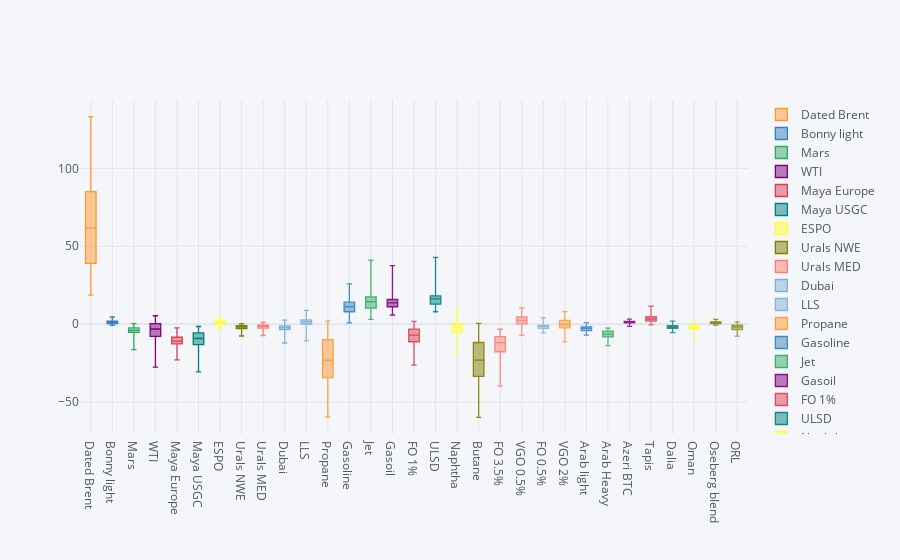

This figure's notebook cell:
### Code cell
combi = pd.read_table('Historical_combi2.csv',delimiter =',')
df = combi.iloc[:,1:]

df.iplot(kind ='box')

### Figure 1 — Plotly figure (JSON) as saved in the notebook; plotly's stock layout.template omitted (floating-point values rounded to 4 significant figures; data arrays with more than 128 entries replaced by an {"elided": "..."} marker saying what was removed)
{"data": [{"boxpoints": false, "line": {"width": 1.3}, "marker": {"color": "rgba(255, 153, 51, 1.0)"}, "name": "Dated Brent", "orientation": "v", "type": "box", "y": {"elided": "236 float values"}}, {"boxpoints": false, "line": {"width": 1.3}, "marker": {"color": "rgba(55, 128, 191, 1.0)"}, "name": "Bonny light", "orientation": "v", "type": "box", "y": {"elided": "236 float values"}}, {"boxpoints": false, "line": {"width": 1.3}, "marker": {"color": "rgba(50, 171, 96, 1.0)"}, "name": "Mars", "orientation": "v", "type": "box", "y": {"elided": "236 float values"}}, {"boxpoints": false, "line": {"width": 1.3}, "marker": {"color": "rgba(128, 0, 128, 1.0)"}, "name": "WTI", "orientation": "v", "type": "box", "y": {"elided": "236 float values"}}, {"boxpoints": false, "line": {"width": 1.3}, "marker": {"color": "rgba(219, 64, 82, 1.0)"}, "name": "Maya Europe", "orientation": "v", "type": "box", "y": {"elided": "236 float values"}}, {"boxpoints": false, "line": {"width": 1.3}, "marker": {"color": "rgba(0, 128, 128, 1.0)"}, "name": "Maya USGC", "orientation": "v", "type": "box", "y": {"elided": "236 float values"}}, {"boxpoints": false, "line": {"width": 1.3}, "marker": {"color": "rgba(255, 255, 51, 1.0)"}, "name": "ESPO", "orientation": "v", "type": "box", "y": {"elided": "236 float values"}}, {"boxpoints": false, "line": {"width": 1.3}, "marker": {"color": "rgba(128, 128, 0, 1.0)"}, "name": "Urals NWE", "orientation": "v", "type": "box", "y": {"elided": "236 float values"}}, {"boxpoints": false, "line": {"width": 1.3}, "marker": {"color": "rgba(251, 128, 114, 1.0)"}, "name": "Urals MED", "orientation": "v", "type": "box", "y": {"elided": "236 float values"}}, {"boxpoints": false, "line": {"width": 1.3}, "marker": {"color": "rgba(128, 177, 211, 1.0)"}, "name": "Dubai", "orientation": "v", "type": "box", "y": {"elided": "236 float values"}}, {"boxpoints": false, "line": {"width": 1.3}, "marker": {"color": "rgba(128, 177, 211, 0.8999999999999999)"}, "name": "LLS", "orientation": "v", "type": "box", "y": {"elided": "236 float values"}}, {"boxpoints": false, "line": {"width": 1.3}, "marker": {"color": "rgba(255, 153, 51, 0.8999999999999999)"}, "name": "Propane", "orientation": "v", "type": "box", "y": {"elided": "236 float values"}}, {"boxpoints": false, "line": {"width": 1.3}, "marker": {"color": "rgba(55, 128, 191, 0.8999999999999999)"}, "name": "Gasoline", "orientation": "v", "type": "box", "y": {"elided": "236 float values"}}, {"boxpoints": false, "line": {"width": 1.3}, "marker": {"color": "rgba(50, 171, 96, 0.8999999999999999)"}, "name": "Jet", "orientation": "v", "type": "box", "y": {"elided": "236 float values"}}, {"boxpoints": false, "line": {"width": 1.3}, "marker": {"color": "rgba(128, 0, 128, 0.8999999999999999)"}, "name": "Gasoil", "orientation": "v", "type": "box", "y": {"elided": "236 float values"}}, {"boxpoints": false, "line": {"width": 1.3}, "marker": {"color": "rgba(219, 64, 82, 0.8999999999999999)"}, "name": "FO 1%", "orientation": "v", "type": "box", "y": {"elided": "236 float values"}}, {"boxpoints": false, "line": {"width": 1.3}, "marker": {"color": "rgba(0, 128, 128, 0.8999999999999999)"}, "name": "ULSD", "orientation": "v", "type": "box", "y": {"elided": "236 float values"}}, {"boxpoints": false, "line": {"width": 1.3}, "marker": {"color": "rgba(255, 255, 51, 0.8999999999999999)"}, "name": "Naphtha", "orientation": "v", "type": "box", "y": {"elided": "236 float values"}}, {"boxpoints": false, "line": {"width": 1.3}, "marker": {"color": "rgba(128, 128, 0, 0.8999999999999999)"}, "name": "Butane", "orientation": "v", "type": "box", "y": {"elided": "236 float values"}}, {"boxpoints": false, "line": {"width": 1.3}, "marker": {"color": "rgba(251, 128, 114, 0.8999999999999999)"}, "name": "FO 3.5%", "orientation": "v", "type": "box", "y": {"elided": "236 float values"}}, {"boxpoints": false, "line": {"width": 1.3}, "marker": {"color": "rgba(251, 128, 114, 0.7999999999999998)"}, "name": "VGO 0.5%", "orientation": "v", "type": "box", "y": {"elided": "236 float values"}}, {"boxpoints": false, "line": {"width": 1.3}, "marker": {"color": "rgba(128, 177, 211, 0.7999999999999998)"}, "name": "FO 0.5%", "orientation": "v", "type": "box", "y": {"elided": "236 float values"}}, {"boxpoints": false, "line": {"width": 1.3}, "marker": {"color": "rgba(255, 153, 51, 0.7999999999999998)"}, "name": "VGO 2%", "orientation": "v", "type": "box", "y": {"elided": "236 float values"}}, {"boxpoints": false, "line": {"width": 1.3}, "marker": {"color": "rgba(55, 128, 191, 0.7999999999999998)"}, "name": "Arab light", "orientation": "v", "type": "box", "y": {"elided": "236 float values"}}, {"boxpoints": false, "line": {"width": 1.3}, "marker": {"color": "rgba(50, 171, 96, 0.7999999999999998)"}, "name": "Arab Heavy", "orientation": "v", "type": "box", "y": {"elided": "236 float values"}}, {"boxpoints": false, "line": {"width": 1.3}, "marker": {"color": "rgba(128, 0, 128, 0.7999999999999998)"}, "name": "Azeri BTC", "orientation": "v", "type": "box", "y": {"elided": "236 float values"}}, {"boxpoints": false, "line": {"width": 1.3}, "marker": {"color": "rgba(219, 64, 82, 0.7999999999999998)"}, "name": "Tapis", "orientation": "v", "type": "box", "y": {"elided": "236 float values"}}, {"boxpoints": false, "line": {"width": 1.3}, "marker": {"color": "rgba(0, 128, 128, 0.7999999999999998)"}, "name": "Dalia", "orientation": "v", "type": "box", "y": {"elided": "236 float values"}}, {"boxpoints": false, "line": {"width": 1.3}, "marker": {"color": "rgba(255, 255, 51, 0.7999999999999998)"}, "name": "Oman", "orientation": "v", "type": "box", "y": {"elided": "236 float values"}}, {"boxpoints": false, "line": {"width": 1.3}, "marker": {"color": "rgba(128, 128, 0, 0.7999999999999998)"}, "name": "Oseberg blend", "orientation": "v", "type": "box", "y": {"elided": "236 float values"}}, {"boxpoints": false, "line": {"width": 1.3}, "marker": {"color": "rgba(128, 128, 0, 0.7)"}, "name": "ORL", "orientation": "v", "type": "box", "y": {"elided": "236 float values"}}], "layout": {"legend": {"bgcolor": "#F5F6F9", "font": {"color": "#4D5663"}}, "paper_bgcolor": "#F5F6F9", "plot_bgcolor": "#F5F6F9", "title": {"font": {"color": "#4D5663"}}, "xaxis": {"gridcolor": "#E1E5ED", "showgrid": true, "tickfont": {"color": "#4D5663"}, "title": {"font": {"color": "#4D5663"}, "text": ""}, "zerolinecolor": "#E1E5ED"}, "yaxis": {"gridcolor": "#E1E5ED", "showgrid": true, "tickfont": {"color": "#4D5663"}, "title": {"font": {"color": "#4D5663"}, "text": ""}, "zerolinecolor": "#E1E5ED"}}}
